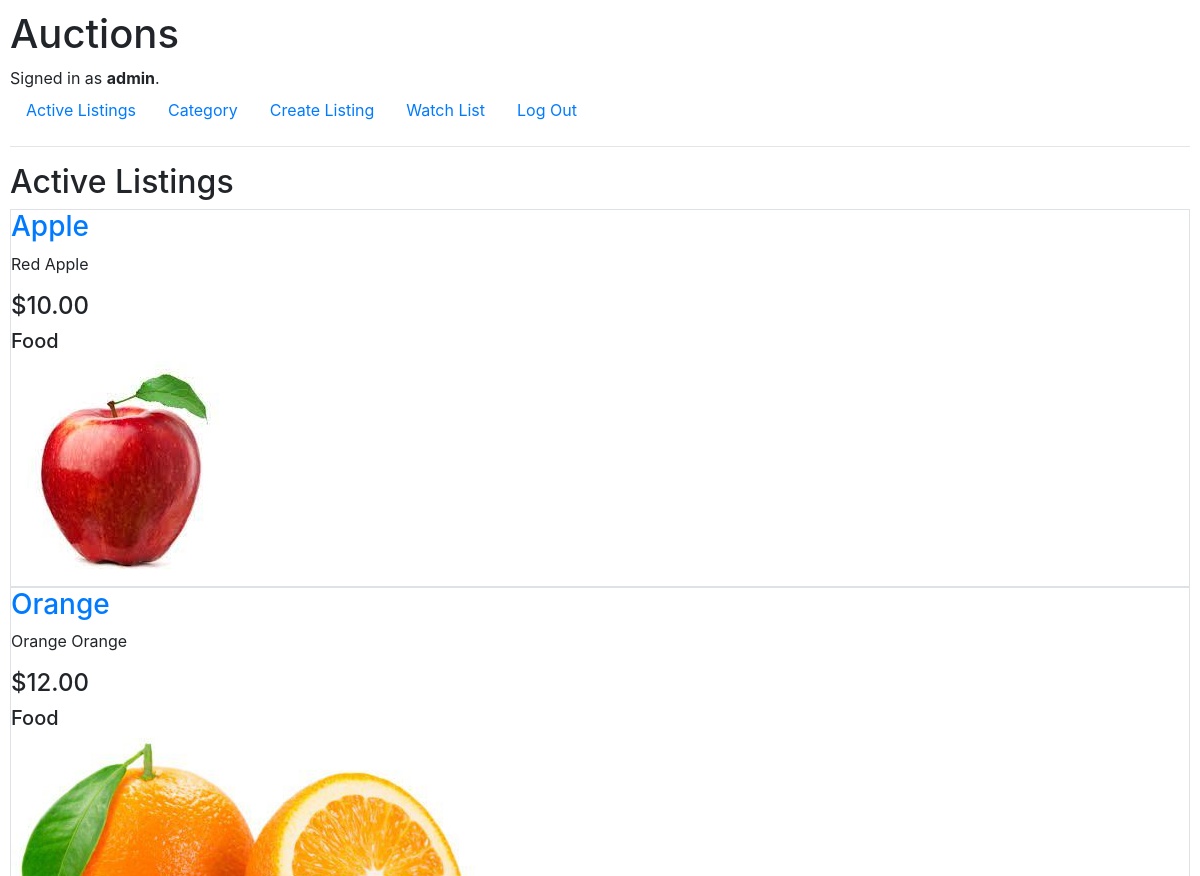
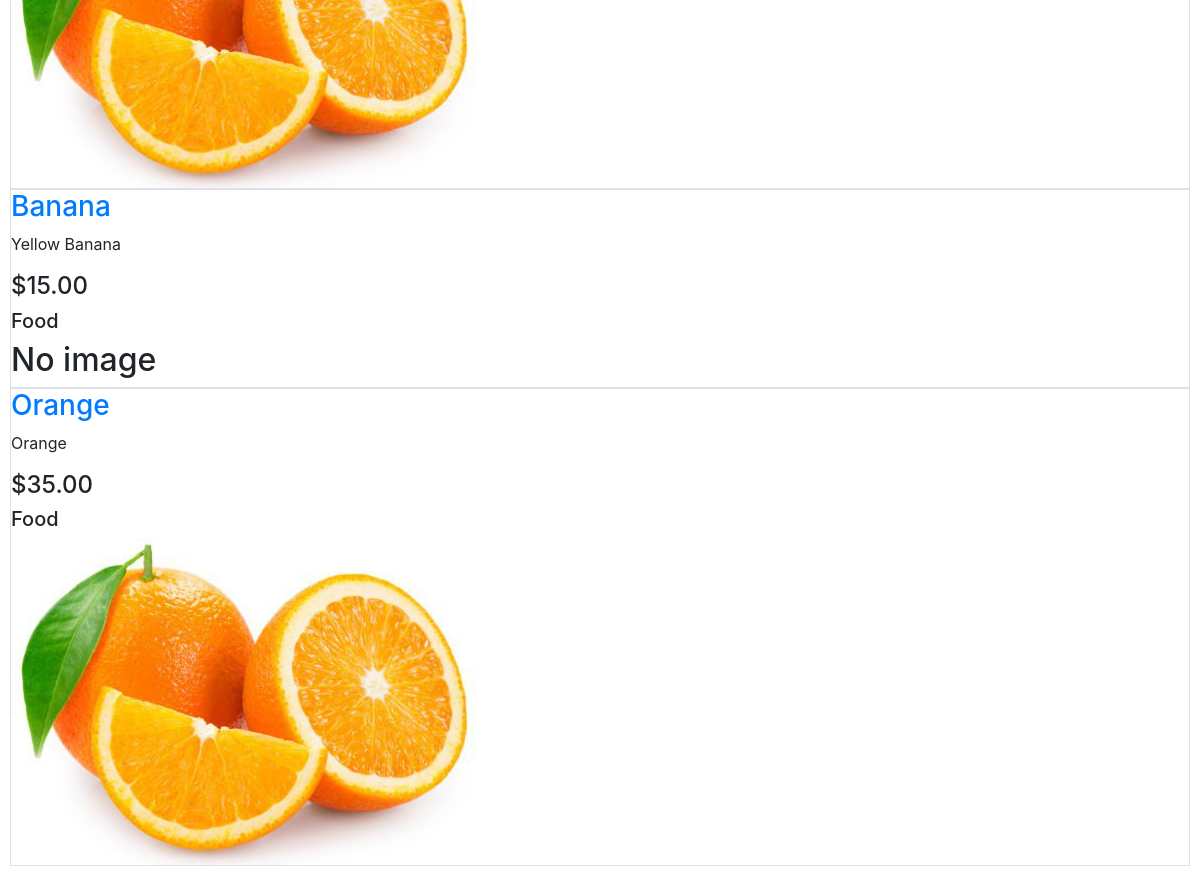
Screenshot of / (signed in) with the database file from the repository (2 pictures, top to bottom).
### auctions/models.py (models this page shows, shortened)
class User(AbstractUser):
    pass

class AuctionListing(models.Model):
    categories = [
        ("Fashion", "Fashion"),
        ("Toys", "Toys"),
        ("Electronic", "Electronic"),
        ("Home","Home"),
        ("Food","Food"),
    ]
    id = models.BigAutoField(primary_key=True)
    title = models.CharField(max_length=64)
    description = models.CharField(max_length=5000)
    starting_bid = models.DecimalField(decimal_places=2, max_digits=15)
    category = models.CharField(blank=True,max_length=64, choices=categories)
    image = models.ImageField(blank=True,upload_to="image")
    active = models.BooleanField()
    created = models.DateTimeField()
    createdby = models.ForeignKey(User,verbose_name="createdby",on_delete=models.CASCADE)

### auctions/views.py (the view)
# urls.py: path("", views.index, name="index"),
def index(request):
    listings = AuctionListing.objects.all()
    return render(request, "auctions/index.html", {
        "listings":listings,
        "media_url": settings.MEDIA_URL,
    })

### auctions/templates/auctions/index.html
{% extends "auctions/layout.html" %}
{% block body %}
    <h2>Active Listings</h2>
    {% for listing in listings %}
    <div class="border">
        <h3><a href="{% url 'listing' listing.id %}"> {{ listing.title }}</a></h3>
        <p> {{ listing.description }}</p>
        <h4> ${{ listing.starting_bid }}</h4>
        <h5> {{ listing.category }}</h5>
        {% if listing.image %}
        <img src="{{ media_url }}{{ listing.image }}" alt="">
        {% else %}
         <h2>No image</h2>
        {% endif %}
    </div>
    {% endfor %}
{% endblock %}

### auctions/templates/auctions/layout.html (shortened to what this page needs)
{% load static %}
<!DOCTYPE html>
<html lang="en">
    <head>
        <link rel="stylesheet" href="https://stackpath.bootstrapcdn.com/bootstrap/4.4.1/css/bootstrap.min.css">
        <link href="{% static 'auctions/styles.css' %}" rel="stylesheet">
    </head>
    <body>
        <h1>Auctions</h1>
        <div>
            {% if user.is_authenticated %}
                Signed in as <strong>{{ user.username }}</strong>.
            {% else %}
                Not signed in.
            {% endif %}
        </div>
        <ul class="nav">
            <li class="nav-item">
                <a class="nav-link" href="{% url 'index' %}">Active Listings</a>
            </li>
            <li class="nav-item">
                <a class="nav-link" href="{% url 'category' %}">Category</a>
            </li>
            {% if user.is_authenticated %}
                <li class="nav-item">
                    <a class="nav-link" href="{% url 'create_auction' %}">Create Listing</a>
                </li>
                <li class="nav-item">
                    <a class="nav-link" href="{% url 'watchlist' %}">Watch List</a>
                </li>
                <li class="nav-item">
                    <a class="nav-link" href="{% url 'logout' %}">Log Out</a>
                </li>
            {% endif %}
        </ul>
        <hr>
        {% block body %}
        {% endblock %}
    </body>
</html>

### auctions/static/auctions/styles.css (style rules this page uses)
body { padding: 10px; }

### rows the page displays
User: username "admin"
AuctionListing: title "Apple", description "Red Apple", starting_bid "10.00", category "Food", image (picture)
AuctionListing: title "Orange", description "Orange Orange", starting_bid "12.00", category "Food", image (picture)
AuctionListing: title "Banana", description "Yellow Banana", starting_bid "15.00", category "Food", image "No image"
AuctionListing: title "Orange", description "Orange", starting_bid "35.00", category "Food", image (picture)
